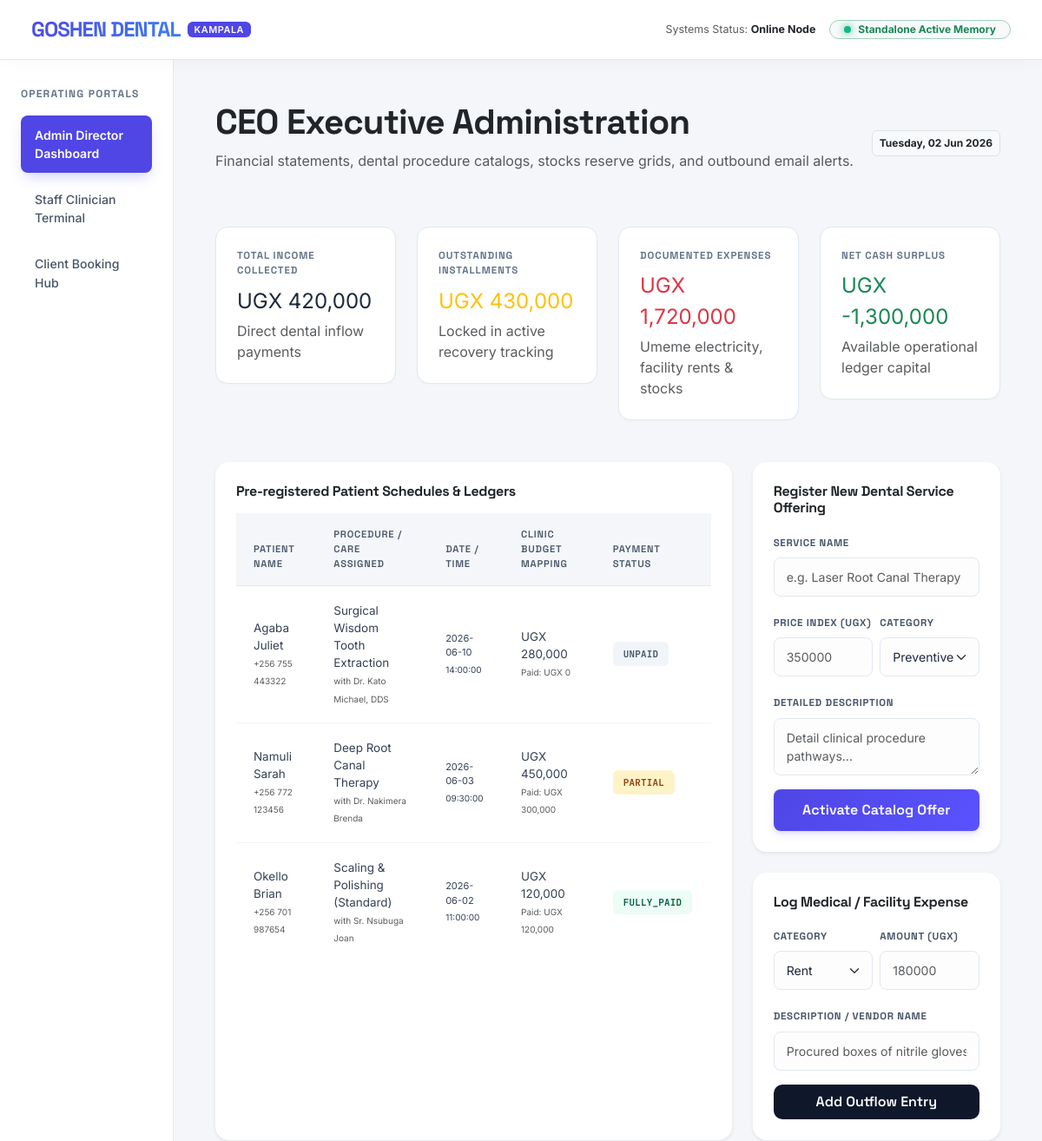
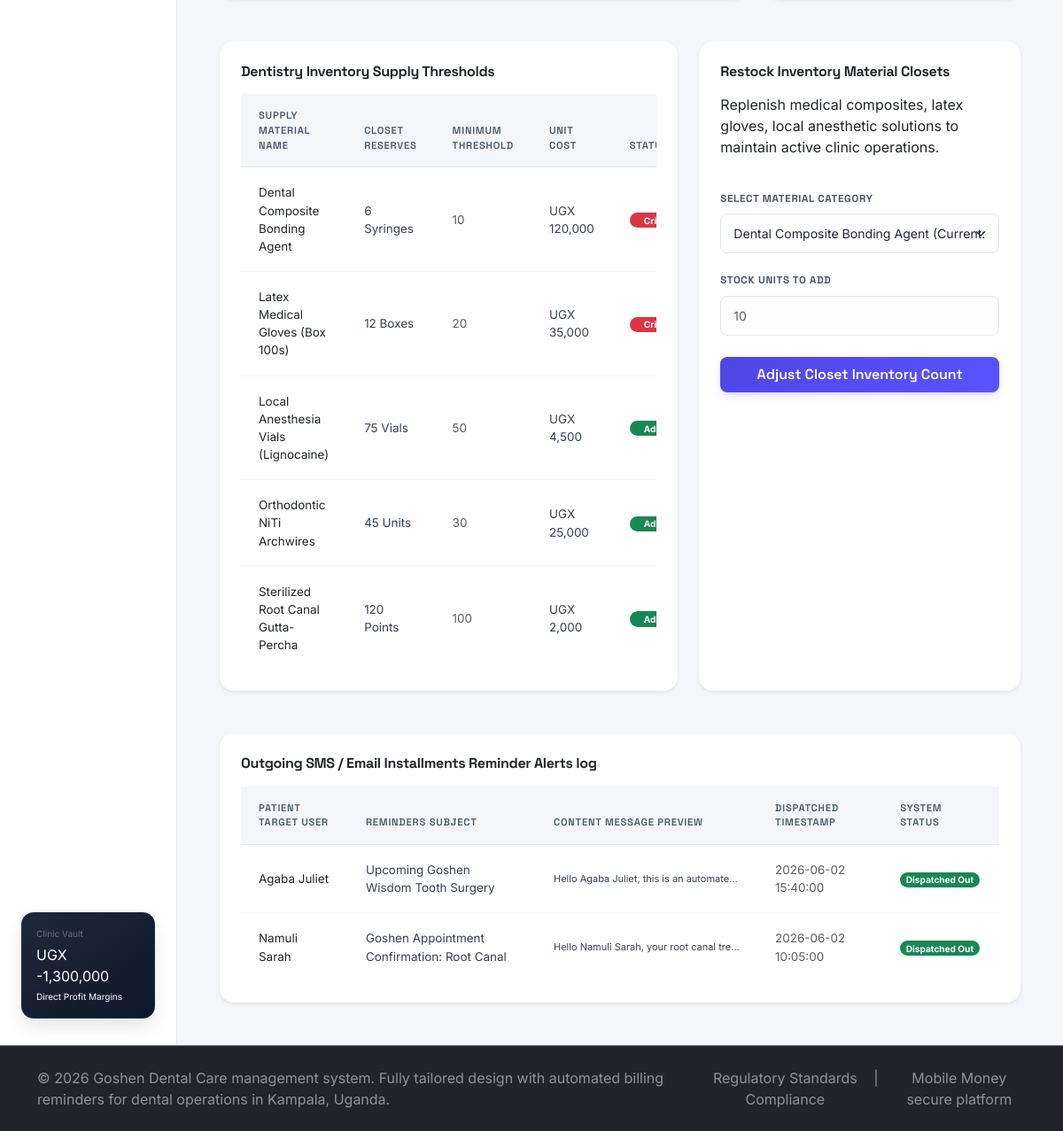
The page / on the database its author committed (2 pictures, top to bottom).
### tables this page shows
CREATE TABLE IF NOT EXISTS `appointments` (
  `id` VARCHAR(50) NOT NULL,
  `patient_name` VARCHAR(150) NOT NULL,
  `patient_phone` VARCHAR(30) NOT NULL,
  `patient_email` VARCHAR(150) NOT NULL,
  `service_id` VARCHAR(50) NOT NULL,
  `appointment_date` DATE NOT NULL,
  `appointment_time` TIME NOT NULL,
  `status` ENUM('pending', 'confirmed', 'treatment_completed', 'cancelled') NOT NULL DEFAULT 'pending',
  `clinician_id` VARCHAR(50) NOT NULL,
  `total_cost` DECIMAL(15, 2) NOT NULL DEFAULT 0.00,  
  `amount_paid` DECIMAL(15, 2) NOT NULL DEFAULT 0.00,  
  `payment_status` ENUM('unpaid', 'partial', 'fully_paid') NOT NULL DEFAULT 'unpaid',
  `clinical_notes` TEXT,
  `treatment_plan_step` VARCHAR(255) DEFAULT NULL,
  `rx_prescribed` VARCHAR(255) DEFAULT NULL,
  `reminders_sent` INT NOT NULL DEFAULT 0,
  `created_at` DATETIME NOT NULL DEFAULT CURRENT_TIMESTAMP,
  PRIMARY KEY (`id`),
  FOREIGN KEY (`service_id`) REFERENCES `services` (`id`) ON DELETE RESTRICT ON UPDATE CASCADE,
  FOREIGN KEY (`clinician_id`) REFERENCES `staff` (`id`) ON DELETE RESTRICT ON UPDATE CASCADE
);

CREATE TABLE IF NOT EXISTS `services` (
  `id` VARCHAR(50) NOT NULL,
  `name` VARCHAR(150) NOT NULL,
  `price` DECIMAL(15, 2) NOT NULL DEFAULT 0.00,  
  `category` ENUM('Preventive', 'Curative', 'Aesthetic', 'Surgical') NOT NULL,
  `description` TEXT,
  PRIMARY KEY (`id`)
);

CREATE TABLE IF NOT EXISTS `staff` (
  `id` VARCHAR(50) NOT NULL,
  `name` VARCHAR(150) NOT NULL,
  `role` VARCHAR(100) NOT NULL,
  `procedures_completed` INT NOT NULL DEFAULT 0,
  `revenue_generated` DECIMAL(15, 2) NOT NULL DEFAULT 0.00,  
  `patient_rating` DECIMAL(3, 2) NOT NULL DEFAULT 5.00, 
  PRIMARY KEY (`id`)
);

CREATE TABLE IF NOT EXISTS `inventory` (
  `id` VARCHAR(50) NOT NULL,
  `name` VARCHAR(150) NOT NULL,
  `quantity` DECIMAL(10, 2) NOT NULL DEFAULT 0.00,
  `threshold` DECIMAL(10, 2) NOT NULL DEFAULT 0.00,
  `unit` VARCHAR(50) NOT NULL,
  `cost_per_unit` DECIMAL(15, 2) NOT NULL DEFAULT 0.00,  
  PRIMARY KEY (`id`)
);

CREATE TABLE IF NOT EXISTS `notifications` (
  `id` VARCHAR(50) NOT NULL,
  `appointment_id` VARCHAR(50) NOT NULL,
  `patient_email` VARCHAR(150) NOT NULL,
  `patient_name` VARCHAR(150) NOT NULL,
  `subject` VARCHAR(255) NOT NULL,
  `content` TEXT NOT NULL,
  `sent_at` DATETIME NOT NULL DEFAULT CURRENT_TIMESTAMP,
  `status` ENUM('sent', 'failed') NOT NULL DEFAULT 'sent',
  PRIMARY KEY (`id`),
  FOREIGN KEY (`appointment_id`) REFERENCES `appointments` (`id`) ON DELETE CASCADE ON UPDATE CASCADE
);

### index.php (the view, shortened to what the rows shown need)
<?php
require_once __DIR__ . '/db.php';
$inventory_data = $pdo ? $pdo->query("SELECT * FROM inventory ORDER BY name ASC")->fetchAll() : $_SESSION['mock_inventory'];
$notifications_data = $pdo ? $pdo->query("SELECT * FROM notifications ORDER BY sent_at DESC LIMIT 8")->fetchAll() : $_SESSION['mock_notifications'];
if ($pdo) {
    $appt_stmt = $pdo->query("SELECT a.*, s.name as service_name, st.name as clinician_name FROM appointments a JOIN services s ON a.service_id = s.id JOIN staff st ON a.clinician_id = st.id ORDER BY a.created_at DESC");
    $appts = $appt_stmt->fetchAll();
}
?>
<!DOCTYPE html>
<html lang="en">
<head>
  <link href="https://cdn.jsdelivr.net/npm/bootstrap@5.3.0/dist/css/bootstrap.min.css" rel="stylesheet">
  <link rel="stylesheet" href="styles.css">
</head>
<body>
  <div class="container-fluid flex-grow-1">
    <div class="row min-h-100">
      <main class="col-md-9 col-lg-10 p-4 p-md-5">
        <div class="d-flex justify-content-between align-items-center mb-5 flex-wrap gap-2">
          <div>
            <h1 class="text-dark">CEO Executive Administration</h1>
          </div>
        </div>
        <div class="row g-4 mb-5">
          <div class="col-lg-8">
            <div class="card border-0 shadow-sm p-4 rounded-4 bg-white h-100">
              <div class="table-responsive">
                <table class="table clinical-table w-100">
                  <thead>
                    <tr>
                      <th>Patient Name</th>
                      <th>Procedure / Care Assigned</th>
                      <th>Date / Time</th>
                      <th>Clinic Budget Mapping</th>
                      <th>Payment Status</th>
                    </tr>
                  </thead>
                  <tbody>
                    <?php if (empty($appts)): ?>
                      <tr>
                        <td colspan="5" class="text-center text-muted py-4">No active appointments logged.</td>
                      </tr>
                    <?php else: ?>
                      <?php foreach ($appts as $ap):
                        $status_class = 'status-unpaid';
                        if ($ap['payment_status'] === 'fully_paid') $status_class = 'status-paid';
                        if ($ap['payment_status'] === 'partial') $status_class = 'status-partial';
                      ?>
                        <tr>
                          <td>
                            <div class="font-bold text-slate-800"><?= htmlspecialchars($ap['patient_name']) ?></div>
                            <span class="text-muted font-mono" style="font-size: 10px;"><?= htmlspecialchars($ap['patient_phone']) ?></span>
                          </td>
                          <td>
                            <div class="font-semibold text-slate-700"><?= htmlspecialchars($ap['service_name'] ?? 'Custom Dental Diagnostics') ?></div>
                            <span class="text-muted font-mono" style="font-size: 10px;">with <?= htmlspecialchars($ap['clinician_name'] ?? 'Senior Clinician') ?></span>
                          </td>
                          <td>
                            <div class="text-indigo font-bold" style="font-size: 11px;"><?= $ap['appointment_date'] ?></div>
                            <span class="text-slate-400" style="font-size: 10px;"><?= $ap['appointment_time'] ?></span>
                          </td>
                          <td>
                            <div class="font-bold text-slate-800 font-mono"><?= formatUGX($ap['total_cost']) ?></div>
                            <span class="text-muted font-mono" style="font-size: 10px;">Paid: <?= formatUGX($ap['amount_paid']) ?></span>
                          </td>
                          <td>
                            <span class="status-badge <?= $status_class ?>">
                              <?= htmlspecialchars($ap['payment_status']) ?>
                            </span>
                          </td>
                        </tr>
                      <?php endforeach; ?>
                    <?php endif; ?>
                  </tbody>
                </table>
              </div>
            </div>
          </div>
        </div>
        <div class="row g-4 mb-5">
          <div class="col-lg-7">
            <div class="card border-0 shadow-sm p-4 rounded-4 bg-white h-100">
              <div class="table-responsive">
                <table class="table clinical-table w-100">
                  <thead>
                    <tr>
                      <th>Supply Material Name</th>
                      <th>Closet reserves</th>
                      <th>Minimum Threshold</th>
                      <th>Unit Cost</th>
                      <th>Status alert</th>
                    </tr>
                  </thead>
                  <tbody>
                    <?php foreach ($inventory_data as $inv):
                      $is_low = floatval($inv['quantity']) <= floatval($inv['threshold']);
                    ?>
                      <tr>
                        <td class="font-bold text-dark"><?= htmlspecialchars($inv['name']) ?></td>
                        <td class="font-mono font-bold text-indigo"><?= number_format($inv['quantity'], 0) ?> <?= htmlspecialchars($inv['unit']) ?></td>
                        <td class="font-mono text-muted"><?= number_format($inv['threshold'], 0) ?></td>
                        <td class="font-mono"><?= formatUGX($inv['cost_per_unit']) ?></td>
                        <td>
                          <?php if ($is_low): ?>
                            <span class="badge bg-danger rounded-pill px-3">Critical Shortage</span>
                          <?php else: ?>
                            <span class="badge bg-success rounded-pill px-3">Adequate Stock</span>
                          <?php endif; ?>
                        </td>
                      </tr>
                    <?php endforeach; ?>
                  </tbody>
                </table>
              </div>
            </div>
          </div>
        </div>
        <div class="card border-0 shadow-sm p-4 rounded-4 bg-white">
          <div class="table-responsive">
            <table class="table clinical-table w-100">
              <thead>
                <tr>
                  <th>Patient Target User</th>
                  <th>Reminders Subject</th>
                  <th>Content Message preview</th>
                  <th>Dispatched timestamp</th>
                  <th>System Status</th>
                </tr>
              </thead>
              <tbody>
                <?php if (empty($notifications_data)): ?>
                  <tr>
                    <td colspan="5" class="text-center text-muted py-3">No active notifications sent.</td>
                  </tr>
                <?php else: ?>
                  <?php foreach ($notifications_data as $notif): ?>
                    <tr>
                      <td class="font-bold text-dark"><?= htmlspecialchars($notif['patient_name']) ?></td>
                      <td class="font-semibold text-slate-700"><?= htmlspecialchars($notif['subject']) ?></td>
                      <td class="text-slate-500 font-sans font-xs" style="font-size: 11px; max-width: 250px; overflow: hidden; text-overflow: ellipsis; white-space: nowrap;"><?= htmlspecialchars($notif['content']) ?></td>
                      <td class="font-mono text-muted"><?= $notif['sent_at'] ?></td>
                      <td>
                        <span class="badge bg-success rounded-pill px-2.5">Dispatched Out</span>
                      </td>
                    </tr>
                  <?php endforeach; ?>
                <?php endif; ?>
              </tbody>
            </table>
          </div>
        </div>
      </main>
    </div>
  </div>
</body>
</html>

### rows shown on the page
appointments: patient_name "Agaba Juliet", patient_phone "+256 755 443322", service.name "Surgical Wisdom Tooth Extraction", clinician.name "Dr. Kato Michael, DDS", appointment_date "2026-06-10", appointment_time "14:00:00", total_cost "UGX 280,000", amount_paid "UGX 0", payment_status "UNPAID"
appointments: patient_name "Namuli Sarah", patient_phone "+256 772 123456", service.name "Deep Root Canal Therapy", clinician.name "Dr. Nakimera Brenda", appointment_date "2026-06-03", appointment_time "09:30:00", total_cost "UGX 450,000", amount_paid "UGX 300,000", payment_status "PARTIAL"
appointments: patient_name "Okello Brian", patient_phone "+256 701 987654", service.name "Scaling & Polishing (Standard)", clinician.name "Sr. Nsubuga Joan", appointment_date "2026-06-02", appointment_time "11:00:00", total_cost "UGX 120,000", amount_paid "UGX 120,000", payment_status "FULLY_PAID"
inventory: name "Dental Composite Bonding Agent", quantity "6", unit "Syringes", threshold "10", cost_per_unit "UGX 120,000", shows "Critical Shortage"
inventory: name "Latex Medical Gloves (Box 100s)", quantity "12", unit "Boxes", threshold "20", cost_per_unit "UGX 35,000", shows "Critical Shortage"
inventory: name "Local Anesthesia Vials (Lignocaine)", quantity "75", unit "Vials", threshold "50", cost_per_unit "UGX 4,500", shows "Adequate Stock"
inventory: name "Orthodontic NiTi Archwires", quantity "45", unit "Units", threshold "30", cost_per_unit "UGX 25,000", shows "Adequate Stock"
inventory: name "Sterilized Root Canal Gutta-Percha", quantity "120", unit "Points", threshold "100", cost_per_unit "UGX 2,000", shows "Adequate Stock"
notifications: patient_name "Agaba Juliet", subject "Upcoming Goshen Wisdom Tooth Surgery", content "Hello Agaba Juliet, this is an automate…", sent_at "2026-06-02 15:40:00"
notifications: patient_name "Namuli Sarah", subject "Goshen Appointment Confirmation: Root Canal", content "Hello Namuli Sarah, your root canal tre…", sent_at "2026-06-02 10:05:00"

### other values the page prints
formatUGX($net_operating_profit) "UGX -1,300,000"
formatUGX($total_revenue) "UGX 420,000"
formatUGX($total_due) "UGX 430,000"
formatUGX($total_expenses) "UGX 1,720,000"
form field item_id "Dental Composite Bonding Agent (Current: 6.00)"
